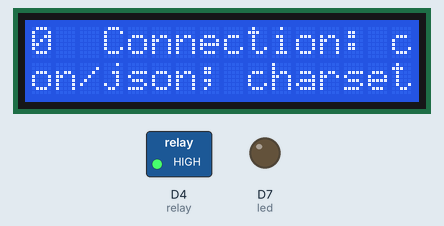
A sketch run on a simulated ESP8266 (NodeMCU). Shown: 16×2 character LCD, switched loads named in the sketch (green lamp = pin HIGH), output pins drawn as LEDs (lit = HIGH). WiFi joins after 1.5 s; servers stay silent unless stated; uploads are accepted with an empty reply; what the sketch prints to the serial monitor is not drawn.

Above: at 7.0 s.

The sketch:

IoT_Remote_Bookcase_Light_and_Message_Panel.ino
```cpp
         ////////////////////////////////////////////////////
        //   IoT Remote Bookcase Light and Message        //
       //                   Panel                        //
      //          -------------------------             //
     //              NodeMCU (ESP-12E)                 //
    //               by Kutluhan Aktar                //
   //                                                //
  ////////////////////////////////////////////////////

// By only subscribing to TheAmplituhedron, you can send data packets to NodeMCU without creating a web server, or any other micro-controller, from your Data Panel on your account page.
// TheAmplituhedron Data Panel is a web application(available system) for TheAmplituhedron subscribers only,which is designed for sending information to micro-controllers automatically.
// Follow the steps down below to create your data panel connection path on which you will be able to send data packets to NodeMCU.
// 1) Go to your Dashboard.
// 2) Click Data Panel under Available Systems.
// 3) Read the given instructions to better comprehend the application.
// 4) Just enter inputs to send information.
// As TheAmplituhedron API creates your connection path, you can get data packets from web by entering your WiFi settings and required information down below.
//
// As a reminder, my website has SSL protection so that you need to identify your NodeMCU connection by entering TheAmplituhedron FingerPrint or ThumbPrint.
// You can learn about it more from the link below.
// https://www.theamplituhedron.com/projects/IoT-Remote-Bookcase-Light-and-Message-Panel/
//
// Connections
// NodeMCU (ESP-12E) :
//                                LCD Screen I2C
// D1  --------------------------- SCL
// D2  --------------------------- SDA
//                                Control Led
// D7  ---------------------------
//                                2-Way Relay
// D4  --------------------------- IN_1


// Include required libraries to get data from your data panel connection page.
#include <ESP8266WiFi.h>
#include <WiFiClientSecure.h>
#include <ESP8266WebServer.h>
#include <ESP8266HTTPClient.h>

// include LiquidCrystal_I2C and Wire libraries to run I2C module.
#include <LiquidCrystal_I2C.h>
#include <Wire.h>

// initialize the library by associating I2C address for NodeMCU
LiquidCrystal_I2C lcd(0x27, 16, 2);

// Define your WiFi settings.
const char *ssid = "SSID";
const char *password = "password";
// Connect TheAmplituhedron.com with the current fingerprint.
const char *host = "www.theamplituhedron.com";
const char fingerprint[] PROGMEM = "46 3c 5c 2c 67 11 cd 88 b7 e9 76 74 41 34 48 bd bc a5 b9 cf";
const int httpsPort = 443;

// Create data holders to get data packets.
String connectionPath, URL, HEDRON, readString;
String Switch, Range, Message;

// Define 2-Way Relay Pin
#define relay D4

// Define led.
#define led D7

void setup() {
  pinMode(relay, OUTPUT);
  pinMode(led, OUTPUT);

  // Wait until connected.
  Serial.begin(115200);
  // Initialize I2C lcd screen.
  Wire.begin(D2, D1);
  lcd.begin(16, 2);

  // It is just for assuring that if the connection is alive.
  WiFi.mode(WIFI_OFF);
  delay(1000);
  // This mode allows NodeMCU to connect any WiFi directly.
  WiFi.mode(WIFI_STA);
  // Connect NodeMCU to your WiFi.
  WiFi.begin(ssid, password);

  Serial.print("\n\n");
  Serial.print("Try to connect to WiFi. Please wait! ");
  Serial.print("\n\n");
  // Halt the code until connected to WiFi.
  while (WiFi.status() != WL_CONNECTED) {
    delay(500);
    Serial.print("*");
  }

  // If connection is successful, write WiFi SSID to serial monitor along with assigned IPAddress.
  Serial.print("\n\n");
  Serial.print("-------------------------------------");
  Serial.print("\n\n");
  Serial.print("Connection is successful!");
  Serial.print("\n\n");
  Serial.print("Connected WiFi SSID : ");
  Serial.print(ssid);
  Serial.print("\n\n");
  Serial.println("Connected IPAddress : ");
  //Serial.println(WiFi.localIP());
  Serial.print("\n\n");

  // Give time to ESP8266 for rebooting properly.
  delay(3000);

  // Turn off 2-Way Relay.
  digitalWrite(relay, HIGH);

}

void loop() {

  // Define your data panel connection path.
  URL = "/dashboard/Data-Panel/";
  HEDRON = "your account hedron";
  connectionPath = URL + HEDRON + ".php";

  // Create a WiFi Client to get form information.
  WiFiClientSecure client;
  // Set the fingerprint to connect TheAmplituhedron API.
  client.setFingerprint(fingerprint);
  // If the host is not responding,return.
  if(!client.connect(host, httpsPort)){
    Serial.println("Connection Failed!");
    return;
  }

  // Send a GET request to the connection path ro receive variables.
  client.print(String("GET ") + connectionPath + " HTTP/1.1\r\n" + "Host: " + host + "\r\n" + "Connection: close\r\n\r\n");
  // Detect whether client is responding properly or not.
  unsigned long timeout = millis();
  while (client.available() == 0) {
    if (millis() - timeout > 5000) {
       Serial.println(">>> Client Timeout !");
       client.stop();
       return;
    }
  }

  // Save variables from the connecion path form inputs.
  while(client.available()){
      // By using the plus character, get whole response without dealing with the headers.
      readString = client.readStringUntil('+');
      // Split the response by a pre-defined delimiter in a simple way. '%'(percentage) is defined as the delimiter by TheAmplituhedron API for this project.
      int delimiter, delimiter_1, delimiter_2, delimiter_3;
      delimiter = readString.indexOf("%");
      delimiter_1 = readString.indexOf("%", delimiter + 1);
      delimiter_2 = readString.indexOf("%", delimiter_1 +1);
      delimiter_3 = readString.indexOf("%", delimiter_2 +1);
      // Define variables to be executed on the code later.
      Switch = readString.substring(delimiter + 1, delimiter_1);
      Range = readString.substring(delimiter_1 + 1, delimiter_2);
      Message = readString.substring(delimiter_2 + 1, delimiter_3);
  }

  // View the received form inputs on the serial monitor.
  Serial.println(Switch + '\n' + Range + '\n' + Message + "\n--------------------\n");
  // Depending on Switch, open the relay.
  if(Switch == "ON"){
    digitalWrite(relay, LOW);
    }else if(Switch == "OFF"){
      digitalWrite(relay,HIGH);
      }

  // Turn the control led on if the range is bigger or equal to 135.
  if(Range.toInt() >= 135 && Range != ""){
   digitalWrite(led, HIGH);
   }else{
     digitalWrite(led, LOW);
     }
  // Print the message from the webpage on the lcd display.
  if(Message != ""){
     // Turn on the blacklight and print a message.
    lcd.backlight();
    lcd.setCursor(0, 0);
    lcd.print(Message);
    // Show whole message string.
    //lcd.autoscroll();

    }

  // Wait for the next request.
  delay(1000);
}
```
